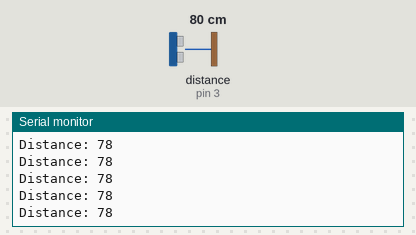
Simulated run of this sketch. Board: Arduino Uno, built with avr-gcc and run on an emulated ATmega328P. On the bench: the last lines printed to the serial monitor. Wiring (inferred from the names in the program): ultrasonic range finder: trigger pin 2; echo pin 3. The inputs (shaded band) are chosen by the test bench; at power-on: distance to the obstacle (sensor on pin 3) 80 cm. The echo pulse lasts 58.3 µs per cm.

Above: at 1.2 s.
1.3 s: distance to the obstacle (sensor on pin 3) set to 2 cm
At 1.8 s:
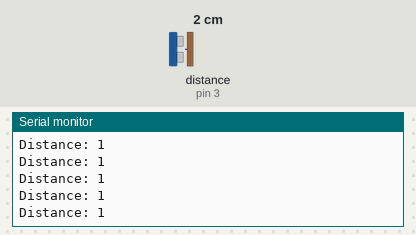
4.3 s: distance to the obstacle (sensor on pin 3) set to 120 cm
At 5.0 s:
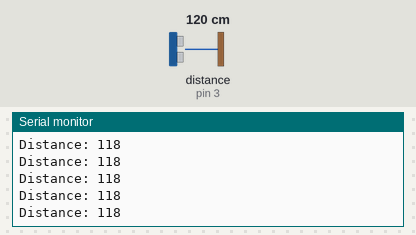
7.3 s: distance to the obstacle (sensor on pin 3) set to 4 cm
At 7.9 s:
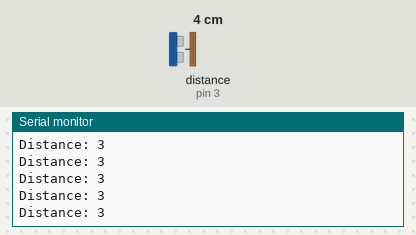
10.3 s: distance to the obstacle (sensor on pin 3) set to 18 cm
At 11.1 s:
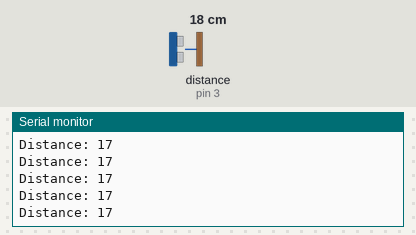
Timing chart, 0 to 13.3 s (numbered marks = the images above; inputs shaded):
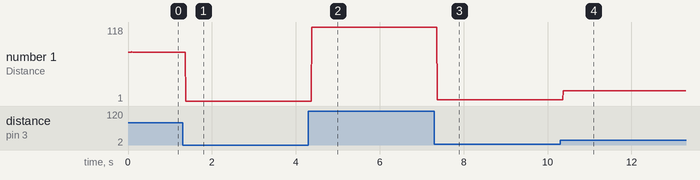

Measured:
- after the input at 1.3 s, the serial monitor: prints a new line after 0.07 s (image 1)
- after the input at 4.3 s, the serial monitor: prints a new line after 0.08 s (image 2)
- after the input at 7.3 s, the serial monitor: prints a new line after 0.07 s (image 3)
- after the input at 10.3 s, the serial monitor: prints a new line after 0.07 s (image 4)
- plotted number 1: 78 → 1 after the input at 1.3 s, 1 → 118 after the input at 4.3 s, 118 → 3 after the input at 7.3 s, 3 → 1 after the input at 10.3 s

The sketch:

ultrasound_test.ino
```cpp
/*
* Ultrasonic Sensor HC-SR04 and Arduino Tutorial
*
* by Dejan Nedelkovski,
* www.HowToMechatronics.com
*
*/

#include "UltraSoundSensor.h"

// defines pins numbers
const int trigPin = 2;
const int echoPin = 3;

// defines variables
long duration;
int distance;

void setup() {
  pinMode(trigPin, OUTPUT); // Sets the trigPin as an Output
  pinMode(echoPin, INPUT); // Sets the echoPin as an Input
  Serial.begin(9600); // Starts the serial communication
}

void loop() {
// Clears the trigPin
digitalWrite(trigPin, LOW);
delayMicroseconds(2);

// Sets the trigPin on HIGH state for 10 micro seconds
digitalWrite(trigPin, HIGH);
delayMicroseconds(10);
digitalWrite(trigPin, LOW);

// Reads the echoPin, returns the sound wave travel time in microseconds
duration = pulseIn(echoPin, HIGH);

// Calculating the distance
distance= duration*0.034/2;

// Prints the distance on the Serial Monitor
Serial.print("Distance: ");
Serial.println(distance);
}
```

UltraSoundSensor.cpp
```cpp
#include "UltraSoundSensor.h"
#include "Arduino.h"

UltraSoundSensor::UltraSoundSensor(byte trigPin, byte echoPin) {
  _trigPin = trigPin;
  _echoPin = echoPin;
}

void UltraSoundSensor::Task(float delta = 0) {
  long duration = 0;

  digitalWrite(_trigPin, LOW);
  delayMicroseconds(2);

  // Sets the trigPin on HIGH state for 10 micro seconds
  digitalWrite(_trigPin, HIGH);
  delayMicroseconds(10);
  digitalWrite(_trigPin, LOW);

  // Reads the echoPin, returns the sound wave travel time in microseconds
  duration = pulseIn(_echoPin, HIGH);

  // Calculating the distance
  currentDistance = duration * distanceFactor;
}
```

UltraSoundSensor.h
```cpp
#ifndef __ULTRASOUNDSENSOR__
#define __ULTRASOUNDSENSOR__

#include "Arduino.h"

class UltraSoundSensor {
  private:
    byte _trigPin;
    byte _echoPin;
    const float distanceFactor = 0.034 / 2;
    int currentDistance = 0;
  public:
    UltraSoundSensor(byte trigPin, byte echoPin);
    void Task(float delta = 0);
    int GetDistance();
};

#endif
```
